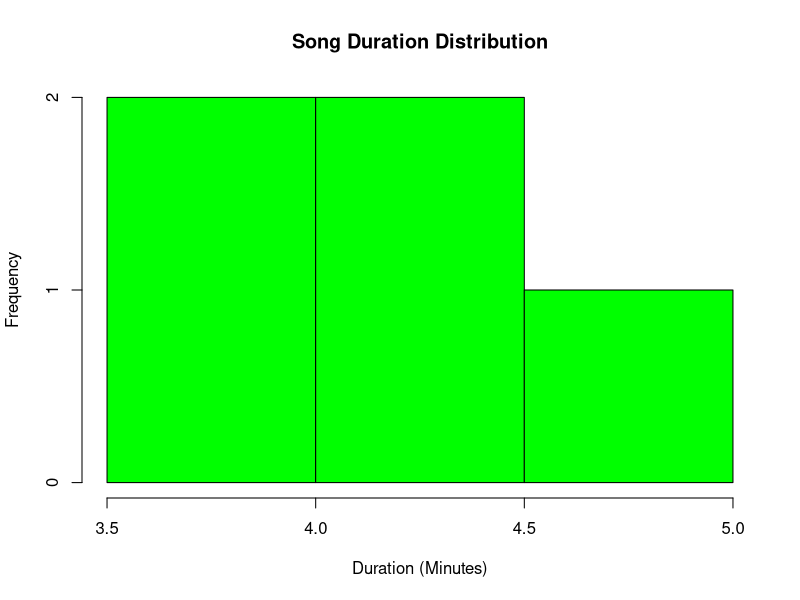
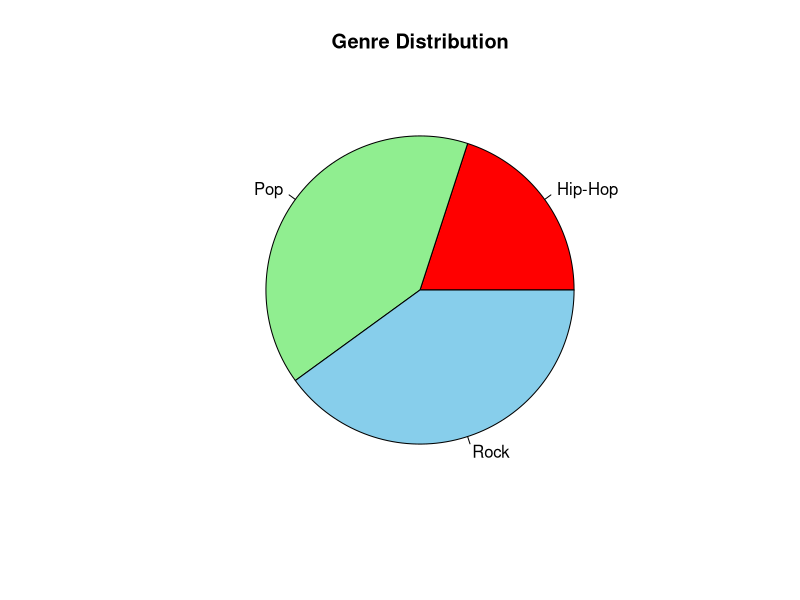
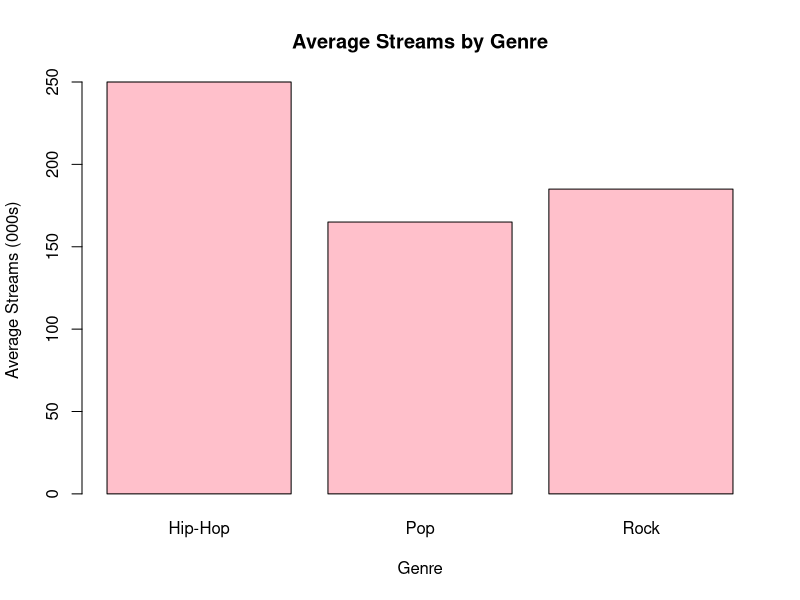
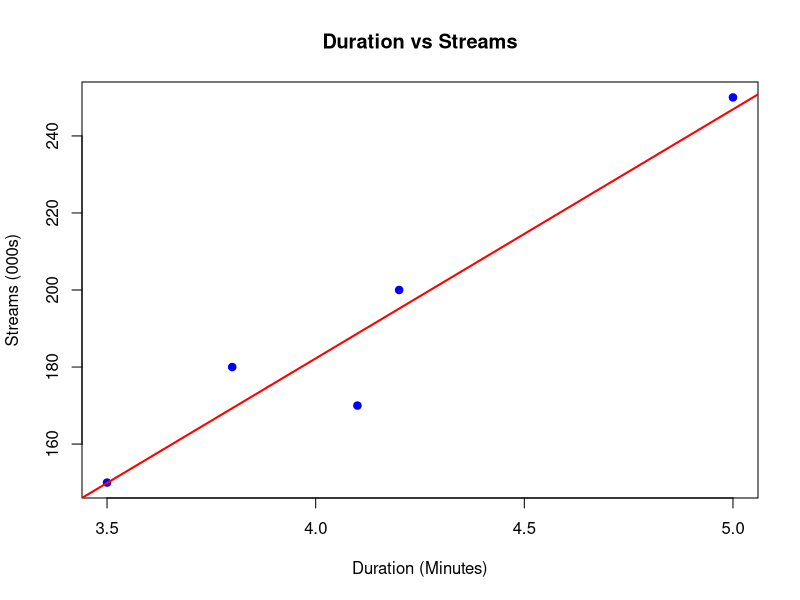

R code for these plots, in order:
Song_ID <- c(1,2,3,4,5)
Duration <- c(3.5,4.2,3.8,5.0,4.1)
Streams <- c(150,200,180,250,170)
Genre <- c("Pop","Rock","Pop","Hip-Hop","Rock")
music <- data.frame(
  Song_ID,
  Duration,
  Streams,
  Genre
)
print(music)
hist(music$Duration,
     main="Song Duration Distribution",
     xlab="Duration (Minutes)",
     ylab="Frequency",
     col="green",
     border="black")
genre_table <- table(music$Genre)

pie(genre_table,
    main="Genre Distribution",
    labels=names(genre_table),
    col=c("red","lightgreen","skyblue"))
avg_streams <- aggregate(Streams ~ Genre,
                         data=music,
                         mean)

barplot(avg_streams$Streams,
        names.arg=avg_streams$Genre,
        main="Average Streams by Genre",
        xlab="Genre",
        ylab="Average Streams (000s)",
        col="pink",
        border="black")
plot(music$Duration,
     music$Streams,
     main="Duration vs Streams",
     xlab="Duration (Minutes)",
     ylab="Streams (000s)",
     pch=19,
     col="blue")

abline(lm(Streams ~ Duration,
          data=music),
       col="red",
       lwd=2)
